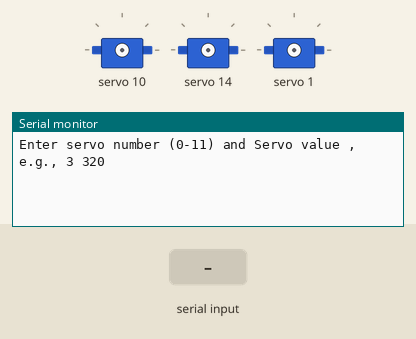
The sketch below on a simulated Arduino Uno, built with avr-gcc and run on an emulated ATmega328P. On the bench: 3 × servo, the last lines printed to the serial monitor. The test bench sets the inputs (shaded band).

Above: at 1.2 s.
1.3 s: "90,45\n" received over Serial
At 2.0 s:
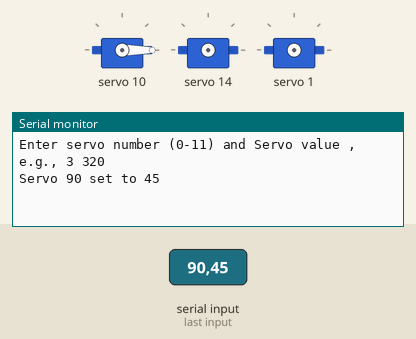
2.8 s: "30,150\n" received over Serial
At 3.2 s:
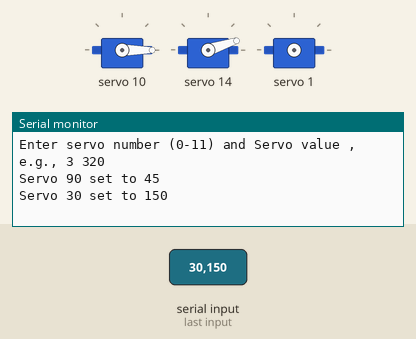
4.3 s: "1,90\n" received over Serial
At 5.5 s:
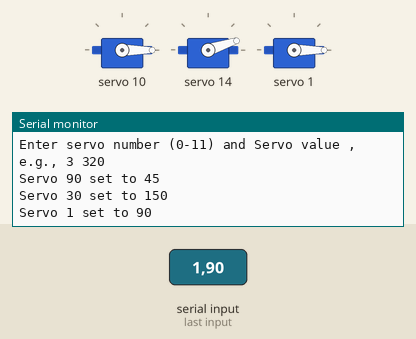

Measured:
- after the input at 1.3 s, the serial monitor: prints a new line at once (image 1)
- after the input at 2.8 s, the serial monitor: prints a new line at once (image 2)
- after the input at 4.3 s, the serial monitor: prints a new line at once (image 3)

The sketch:

SetServosPCA9685.ino
```cpp
#include <Adafruit_PWMServoDriver.h>

Adafruit_PWMServoDriver pwm = Adafruit_PWMServoDriver();

//This code helps you determine the usable PCA9685 value range for each servo
//so you can calibrate them correctly.

//I recommend starting with a single leg (Right Front, servos 3, 4, and 5).
//Then use the 'IK3-TEST-OneLeg-RF' sketch to verify that the leg moves correctly.
//Once it works, return to this sketch and calibrate the remaining servos.


//WARNING:
//Remove the linkage or lift the robot off the ground during calibration.
//Moving a servo beyond the mechanical limits may damage the servo or the leg.


//How to use this code?
//take the first servo (you can start with FR tibia - servo5) and find the minimum and maximum PCA9685 values the servo responds to.
//e.g. my RF tibia servo moves up to 510 but does not respond to 520 or higher.
//It also moves down to 120 but not below that.

//Set the servo close to one end of its range and mount the horn so that
//the joint is at its corresponding mechanical limit.
//(e. g. I set the RF tibia servo to 200 and mount it so that it aligns with joint's max angle, in that case 180, meaning femur/tibia completely straight)

//Next, determine which PCA9685 value rotates the joint by exactly 90°
//(or -90°, depending on the joint)
//(e. g. I set the RF tibia servo to 410 and it moves by 90 degrees)

//Once You have these two values, note them down using  #define function down there:
//  #define SERVO_90_5 410
//  #define SERVO_180_5 200

//congratulations you set your first servo :) , only 11 left...
//You don't have to be super precise with measuring these values, it's just a DIY project not a military-grade product...

//once You set all of the servos, and note down the values, copy them to the other arduino files


//-------------------------------------------------------PCA9685 SERVO VALUES----------------------------------------------------------

  #define SERVO_0_0 305   // LEFT FRONT hip servo 0       CHANGE IT
  #define SERVO_M90_0 105 //LEFT FRONT hip servo -90      CHANGE IT

  #define SERVO_M90_1 320   // LEFT FRONT femur servo -90 CHANGE IT
  #define SERVO_M180_1 555  // LEFT FRONT femur servo  -180 CHANGE IT

  #define SERVO_90_2 215   // LEFT FRONT tibia servo  90   CHANGE IT
  #define SERVO_180_2 420   // LEFT FRONT tibia servo  180  CHANGE IT


  #define SERVO_0_3 320   // RIGHT FRONT hip servo 0       CHANGE IT
  #define SERVO_M90_3 510   // RIGHT FRONT hip servo -90     CHANGE IT

  #define SERVO_M90_4 360 // RIGHT FRONT femur servo -90     CHANGE IT
  #define SERVO_M180_4 145  // RIGHT FRONT femur servo   -180     CHANGE IT

  #define SERVO_90_5 410   // RIGHT FRONT tibia servo  90    CHANGE IT
  #define SERVO_180_5 200   // RIGHT FRONT tibia servo  180     CHANGE IT


  #define SERVO_0_6 305 //LEFT BACK hip servo 0               CHANGE IT
  #define SERVO_M90_6 500   // LEFT BACK hip servo -90       CHANGE IT

  #define SERVO_M90_7 320   // LEFT BACK femur servo -90 CHANGE IT
  #define SERVO_M180_7 525  // LEFT BACK femur servo  -180 CHANGE IT

  #define SERVO_90_8 250   // LEFT BACK tibia servo  90   CHANGE IT
  #define SERVO_180_8 460   // LEFT BACK tibia servo  180  CHANGE IT


  #define SERVO_0_9 335   // RIGHT BACK hip servo 0       CHANGE IT
  #define SERVO_M90_9 125   // RIGHT BACK hip servo -90     CHANGE IT

  #define SERVO_M90_10 325 // RIGHT BACK femur servo -90     CHANGE IT
  #define SERVO_M180_10 125  // RIGHT BACK femur servo   -180     CHANGE IT

  #define SERVO_90_11 390   // RIGHT BACK tibia servo  90    CHANGE IT
  #define SERVO_180_11 180   // RIGHT BACK tibia servo  180     CHANGE IT


//-------------------------------------------------------PCA9685 SERVO VALUES----------------------------------------------------------


void setup() {
    Serial.begin(115200);
    pwm.begin();
    pwm.setPWMFreq(50);
    Serial.println("Enter servo number (0-11) and Servo value , e.g., 3 320");
}

void loop() {
    if (Serial.available()) {
        int servoNum, servoVal;

        // Read the servo number and angle from the terminal
        servoNum = Serial.parseInt();
        servoVal = Serial.parseInt();

            pwm.setPWM(servoNum, 0, servoVal);

            Serial.print("Servo ");
            Serial.print(servoNum);
            Serial.print(" set to ");
            Serial.println(servoVal);

        // Clear the serial buffer
        while (Serial.available()) {
            Serial.read();
        }
    }
}
```
